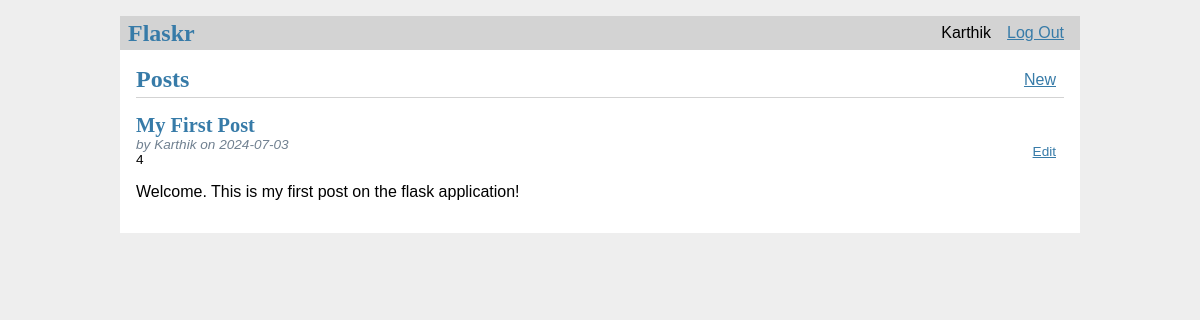
Screenshot of / (signed in) with the database file from the repository.
### tables this page shows
CREATE TABLE users(
    id INTEGER PRIMARY KEY AUTOINCREMENT,
    username TEXT UNIQUE NOT NULL,
    password TEXT NOT NULL

);

CREATE TABLE post (
    id INTEGER PRIMARY KEY AUTOINCREMENT,
    author_id INTEGER NOT NULL,
    created_at TIMESTAMP NOT NULL DEFAULT CURRENT_TIMESTAMP,
    title TEXT NOT NULL,
    body TEST NOT NULL,
    FOREIGN KEY (author_id) REFERENCES users (id)
);

### flaskr/blog.py (the view)
@bp.route('/')
def index():
    db = get_db()
    posts = db.execute(
        'SELECT post.id, title, body, created_at, author_id, username FROM post JOIN users ON post.author_id = users.id ORDER BY created_at DESC'
    ).fetchall()
    return render_template('blog/index.html', posts=posts)

### flaskr/auth.py (called while the page is built)
@bp.before_app_request
def load_logged_in_user():
    user_id = session.get('user_id')
    if user_id is None:
        g.user = None
    else:
        g.user = get_db().execute(
            'SELECT * FROM users WHERE id = ?', (user_id,)
        ).fetchone()

### flaskr/db.py (called while the page is built)
def get_db():
    if 'db' not in g:
        g.db = sqlite3.connect(
            current_app.config['DATABASE'],
            detect_types=sqlite3.PARSE_DECLTYPES
        )
        g.db.row_factory=sqlite3.Row
    return g.db

### flaskr/templates/blog/index.html (shortened to what this page needs)
{% extends "base.html" %}
{% block header %}
    <h1> {% block title%} Posts {% endblock %} </h1>
        {% if g.user %}
            <a class="action" href="{{ url_for('blog.create') }}">New</a>
        {% endif %}
{% endblock %}
{% block content %}
    {% for post in posts %}
        <article class="post">
            <header>
                <div>
                    <h1> {{ post['title'] }} </h1>
                    <div class="about"> by {{ post['username']}} on {{post['created_at'].strftime('%Y-%m-%d')}}</div>
                    {{post['id']}}
                </div>
                {% if g.user['id'] == post['author_id'] %}
                    <a class='action' href="{{ url_for('blog.update', id=post['id']) }}">Edit</a>
                {% endif %}
            </header>
            <p class="body">{{ post['body'] }}</p>
        </article>
    {% endfor %}
{% endblock %}

### flaskr/templates/base.html (shortened to what this page needs)
<!doctype html>
<link rel="stylesheet" href="{{ url_for('static', filename='style.css') }}">
<nav>
    <h1>Flaskr</h1>
    <ul>
        {% if g.user%}
            <li><span>{{ g.user['username'] }}</span> </li>
            <li><a href="{{ url_for('auth.logout') }}">Log Out</a></li>
        {% else %}
            <li><a href="{{ url_for('auth.register') }}"> Register </a></li>
            <li><a href="{{ url_for('auth.login') }}"> Log In </a></li>
        {% endif %}
    </ul>
</nav>
<section class="content">
    <header>
        {% block header %}{% endblock %}
    </header>
        {% block content %}{%endblock%}
</section>

### flaskr/static/style.css (style rules this page uses)
h1 { font-family: serif; color: #377ba8; margin: 1rem 0; }
a { color: #377ba8; }
nav { background: lightgray; display: flex; align-items: center; padding: 0 0.5rem; }
nav h1 { flex: auto; margin: 0; }
nav ul { display: flex; list-style: none; margin: 0; padding: 0; }
nav ul li a, nav ul li span, header .action { display: block; padding: 0.5rem; }
.content { padding: 0 1rem 1rem; }
.content > header { border-bottom: 1px solid lightgray; display: flex; align-items: flex-end; }
.content > header h1 { flex: auto; margin: 1rem 0 0.25rem 0; }
.post > header { display: flex; align-items: flex-end; font-size: 0.85em; }
.post > header > div:first-of-type { flex: auto; }
.post > header h1 { font-size: 1.5em; margin-bottom: 0; }
.post .about { color: slategray; font-style: italic; }
.post .body { white-space: pre-line; }
.content:last-child { margin-bottom: 0; }

### rows the page displays
users: user.username "Karthik"
post: title "My First Post", username "Karthik", created_at "2024-07-03", id "4", body "Welcome. This is my first post on the flask application!"
